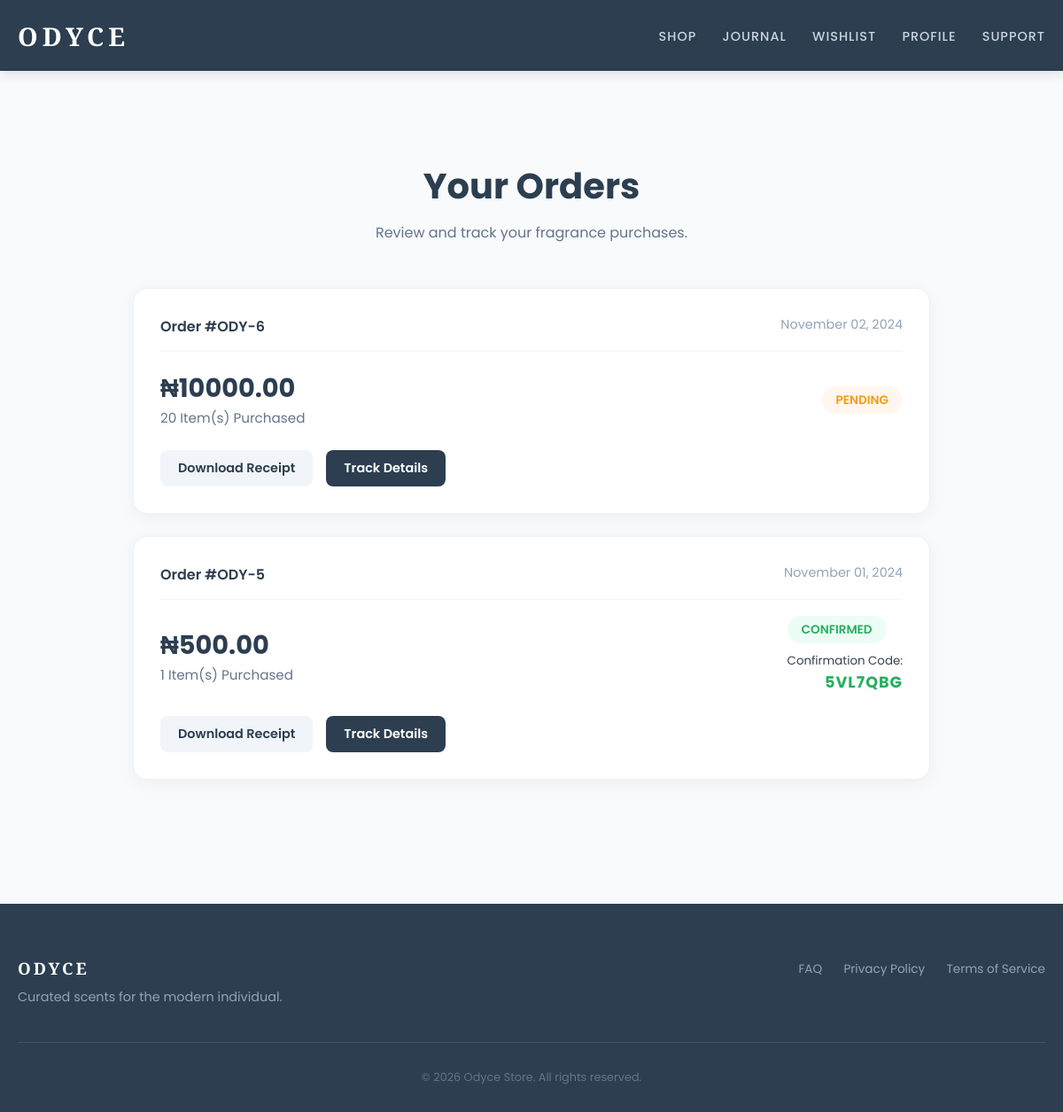
Before: /customer_orders/ (signed in) with the older database file.
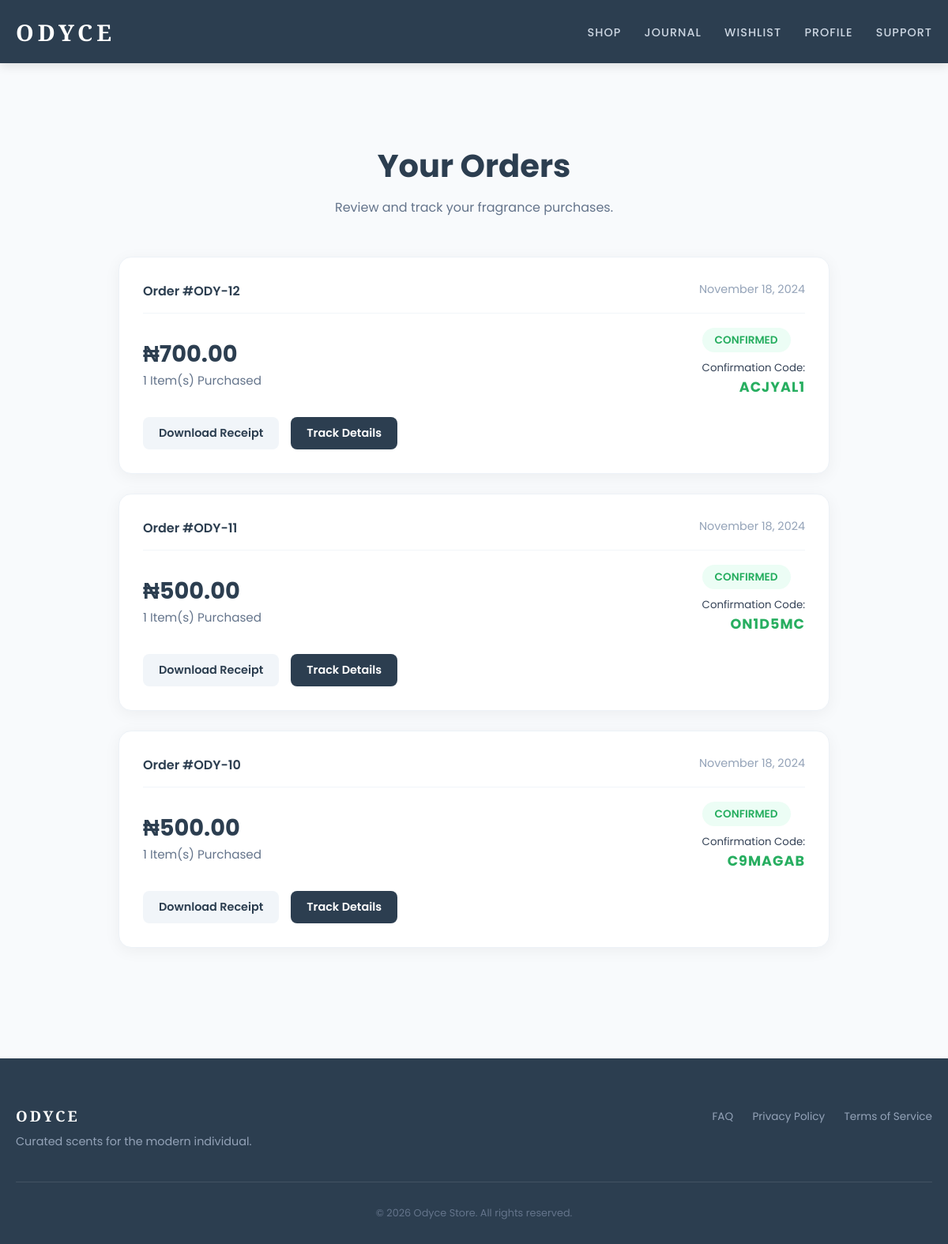
After: the same page with the newer database file.
### users/models.py (models this page shows, shortened)
class Order(models.Model):
    customer = models.ForeignKey(Customer, on_delete=models.CASCADE)
    billing_name = models.CharField(max_length=100)
    billing_address = models.CharField(max_length=255)
    billing_city = models.CharField(max_length=50)
    phone_number = models.CharField(max_length=30)
    status = models.CharField(max_length=20, default='pending')
    total = models.DecimalField(max_digits=10, decimal_places=2)
    date_created = models.DateTimeField(auto_now_add=True)
    receipt = models.FileField(upload_to='receipts/', blank=True, null=True)
    confirmed_order_code = models.CharField(max_length=7, blank=True, null=True)
    quantity = models.IntegerField(default=1)  # Note: Consider OrderItem model for multi-product carts later

### users/views.py (the view)
# urls.py: path('customer_orders/', views.customer_orders, name='customer_orders'),  # distributor checkout page
@login_required(login_url='/login')
def customer_orders(request):
    orders = Order.objects.filter(customer__user=request.user).order_by('-date_created')
    context = {
        'orders': orders,
    }
    return render(request, 'customer_order_history.html', context)

### Templates/customer_order_history.html (shortened to what this page needs)
{% extends 'base.html' %}
{% load static %}
{% block content %}
<link rel="stylesheet" href="{% static 'styles/customer_order_h.css' %}?v=2">
<div class="history-wrapper">
    <div class="history-container">
        <header class="history-header">
            <h1>Your Orders</h1>
            <p>Review and track your fragrance purchases.</p>
        </header>
        {% if orders %}
            <div class="order-timeline">
                {% for order in orders %}
                    <div class="order-card">
                        <div class="order-meta">
                            <span class="order-number">Order #ODY-{{ order.id }}</span>
                            <span class="order-date">{{ order.date_created|date:"F d, Y" }}</span>
                        </div>
                        <div class="order-body">
                            <div class="order-main-info">
                                <p class="total-price">₦{{ order.total }}</p>
                                <p class="item-count">{{ order.quantity }} Item(s) Purchased</p>
                            </div>
                            <div class="order-status-box">
                                <span class="status-badge {{ order.status }}">
                                    {{ order.status|title }}
                                </span>
                                {% if order.confirmed_order_code %}
                                    <div class="confirmation-code">
                                        <small>Confirmation Code:</small>
                                        <strong>{{ order.confirmed_order_code }}</strong>
                                    </div>
                                {% endif %}
                            </div>
                        </div>
                        <div class="order-footer">
                            <a href="#" class="btn-invoice">Download Receipt</a>
                            <a href="#" class="btn-track">Track Details</a>
                        </div>
                    </div>
                {% endfor %}
            </div>
        {% endif %}
    </div>
</div>
{% endblock %}

### Templates/base.html (shortened to what this page needs)
{% load static %}
<!DOCTYPE html>
<html lang="en">
<head>
    <link href="{% static 'styles/base.css' %}?v=2" rel="stylesheet"/>
</head>
<body>
    <header class="main-header">
        <div class="header-content">
            <a href="{% url 'home' %}" class="logo-link">
                <h1>ODYCE</h1>
            </a>
            <nav class="main-nav">
                <a href="{% url 'home' %}">Shop</a>
                <a href="{% url 'articles' %}">Journal</a>
                <a href="{% url 'view_wishlist' %}">Wishlist</a>
                <a href="{% url 'profile' %}">Profile</a>
                <a href="{% url 'contact_us' %}">Support</a>
            </nav>
        </div>
    </header>
    <main class="content-wrapper">
        {% block content %}
        {% endblock %}
    </main>
    <footer class="main-footer">
        <div class="footer-grid">
            <div class="footer-brand">
                <h3>ODYCE</h3>
                <p>Curated scents for the modern individual.</p>
            </div>
            <div class="footer-links">
                <a href="{% url 'faq' %}">FAQ</a>
                <a href="#">Privacy Policy</a>
                <a href="#">Terms of Service</a>
            </div>
        </div>
        <div class="footer-bottom">
            <p>&copy; 2026 Odyce Store. All rights reserved.</p>
        </div>
    </footer>
</body>
</html>

### static/styles/base.css (style rules this page uses)
:root { --primary: #0f172a; --accent: #ff9e80; --bg-light: #f8fafc; --text-main: #334155; --nav-height: 80px; }
* { margin: 0; padding: 0; box-sizing: border-box; }
body { font-family: 'Poppins', sans-serif; background-color: var(--bg-light); color: var(--text-main); min-height: 100vh; display: flex; flex-direction: column; padding-top: var(--nav-height); }
.main-header { background-color: var(--primary); height: var(--nav-height); position: fixed; width: 100%; top: 0; z-index: 1000; display: flex; align-items: center; box-shadow: 0 4px 12px rgba(0,0,0,0.1); }
.header-content { max-width: 1200px; width: 100%; margin: 0 auto; padding: 0 20px; display: flex; justify-content: space-between; align-items: center; }
.logo-link { text-decoration: none; }
.logo-link h1 { font-family: 'Playfair Display', serif; font-size: 1.8rem; letter-spacing: 5px; color: #fff; margin: 0; }
.main-nav a { color: #cbd5e1; text-decoration: none; font-size: 0.9rem; font-weight: 500; margin-left: 25px; text-transform: uppercase; letter-spacing: 1px; transition: color 0.3s ease; }
.content-wrapper { flex: 1; }
.main-footer { background-color: var(--primary); color: #fff; padding: 60px 20px 30px; margin-top: 80px; }
.footer-grid { max-width: 1200px; margin: 0 auto; display: flex; justify-content: space-between; align-items: flex-start; padding-bottom: 40px; border-bottom: 1px solid rgba(255,255,255,0.1); }
.footer-brand h3 { font-family: 'Playfair Display', serif; letter-spacing: 3px; margin-bottom: 10px; }
.footer-brand p { font-size: 0.9rem; color: #94a3b8; }
.footer-links a { color: #94a3b8; text-decoration: none; margin-left: 20px; font-size: 0.85rem; transition: color 0.3s; }
.footer-bottom { text-align: center; padding-top: 30px; font-size: 0.8rem; color: #64748b; }

### static/styles/customer_order_h.css (style rules this page uses)
:root { --primary: #2c3e50; --accent: #ff9e80; --success: #27ae60; --pending: #f39c12; --bg-light: #f8fafc; }
.history-wrapper { background-color: var(--bg-light); min-height: 100vh; padding: 100px 20px 60px; font-family: 'Poppins', sans-serif; }
.history-container { max-width: 900px; margin: 0 auto; }
.history-header { text-align: center; margin-bottom: 50px; }
.history-header h1 { font-size: 2.5rem; color: var(--primary); margin-bottom: 10px; }
.history-header p { color: #64748b; }
.order-timeline { display: flex; flex-direction: column; gap: 25px; }
.order-card { background: #ffffff; border-radius: 16px; padding: 30px; box-shadow: 0 4px 20px rgba(0, 0, 0, 0.05); border: 1px solid #edf2f7; transition: transform 0.3s ease; }
.order-meta { display: flex; justify-content: space-between; margin-bottom: 20px; padding-bottom: 15px; border-bottom: 1px solid #f1f5f9; }
.order-number { font-weight: 600; color: var(--primary); }
.order-date { font-size: 0.9rem; color: #94a3b8; }
.order-body { display: flex; justify-content: space-between; align-items: center; margin-bottom: 25px; }
.total-price { font-size: 1.8rem; font-weight: 700; color: var(--primary); }
.item-count { color: #64748b; font-size: 0.95rem; }
.status-badge { padding: 6px 16px; border-radius: 30px; font-size: 0.85rem; font-weight: 600; text-transform: uppercase; }
.status-badge.confirmed { background: #ecfdf5; color: var(--success); }
.confirmation-code { margin-top: 10px; text-align: right; }
.confirmation-code strong { display: block; color: var(--success); font-size: 1.1rem; letter-spacing: 1px; }
.order-footer { display: flex; gap: 15px; }
.btn-invoice, .btn-track { text-decoration: none; font-size: 0.9rem; font-weight: 600; padding: 10px 20px; border-radius: 8px; transition: 0.3s; }
.btn-invoice { background: #f1f5f9; color: var(--primary); }
.btn-track { background: var(--primary); color: #fff; }

Changed rows visible on the page:
removed Order: id "6", date_created "November 02, 2024", total "10000.00", quantity "20", status "PENDING"
removed Order: id "5", date_created "November 01, 2024", total "500.00", quantity "1", status "CONFIRMED", confirmed_order_code "5VL7QBG"
added Order: id "12", date_created "November 18, 2024", total "700.00", quantity "1", status "CONFIRMED", confirmed_order_code "ACJYAL1"
added Order: id "11", date_created "November 18, 2024", total "500.00", quantity "1", status "CONFIRMED", confirmed_order_code "ON1D5MC"
added Order: id "10", date_created "November 18, 2024", total "500.00", quantity "1", status "CONFIRMED", confirmed_order_code "C9MAGAB"
